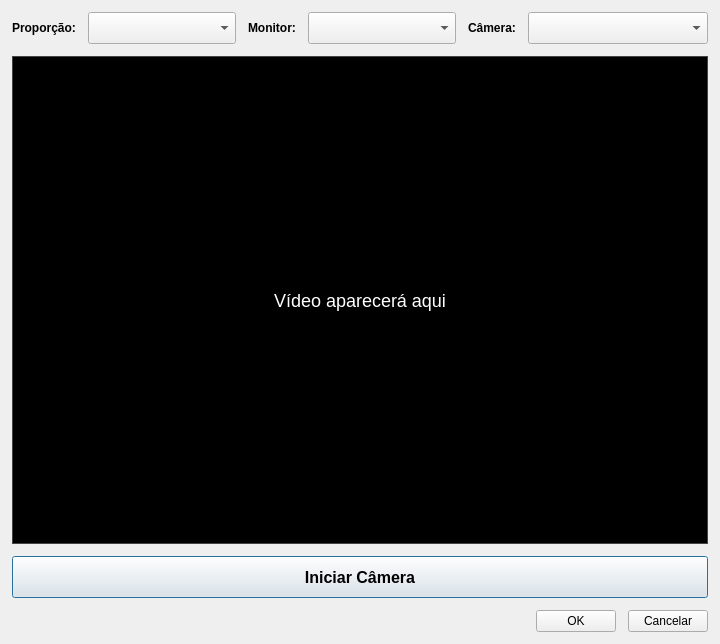
<?xml version="1.0" encoding="UTF-8"?>
<ui version="4.0">
 <class>CalibrationView</class>
 <widget class="QDialog" name="CalibrationView">
  <property name="geometry">
   <rect>
    <x>0</x>
    <y>0</y>
    <width>720</width>
    <height>644</height>
   </rect>
  </property>
  <property name="windowTitle">
   <string>Plataforma T-TEA - Calibração</string>
  </property>
  <property name="windowIcon">
   <iconset resource="../resources.qrc">
    <normaloff>:/icons/system/appicon</normaloff>:/icons/system/appicon</iconset>
  </property>
  <property name="modal">
   <bool>true</bool>
  </property>
  <layout class="QVBoxLayout" name="verticalLayout">
   <property name="spacing">
    <number>12</number>
   </property>
   <property name="leftMargin">
    <number>12</number>
   </property>
   <property name="topMargin">
    <number>12</number>
   </property>
   <property name="rightMargin">
    <number>12</number>
   </property>
   <property name="bottomMargin">
    <number>12</number>
   </property>
   <item>
    <layout class="QHBoxLayout" name="lay_combobox" stretch="0,1,0,1,0,1">
     <item>
      <widget class="QLabel" name="lbl_proportion">
       <property name="font">
        <font>
         <bold>true</bold>
        </font>
       </property>
       <property name="text">
        <string>Proporção:</string>
       </property>
      </widget>
     </item>
     <item>
      <widget class="QComboBox" name="cbx_proportion">
       <property name="minimumSize">
        <size>
         <width>140</width>
         <height>32</height>
        </size>
       </property>
      </widget>
     </item>
     <item>
      <widget class="QLabel" name="lbl_monitor">
       <property name="font">
        <font>
         <bold>true</bold>
        </font>
       </property>
       <property name="text">
        <string>Monitor:</string>
       </property>
      </widget>
     </item>
     <item>
      <widget class="QComboBox" name="cbx_monitor">
       <property name="minimumSize">
        <size>
         <width>140</width>
         <height>32</height>
        </size>
       </property>
      </widget>
     </item>
     <item>
      <widget class="QLabel" name="lbl_camera">
       <property name="font">
        <font>
         <bold>true</bold>
        </font>
       </property>
       <property name="text">
        <string>Câmera:</string>
       </property>
      </widget>
     </item>
     <item>
      <widget class="QComboBox" name="cbx_camera">
       <property name="minimumSize">
        <size>
         <width>180</width>
         <height>32</height>
        </size>
       </property>
      </widget>
     </item>
    </layout>
   </item>
   <item>
    <widget class="QLabel" name="lbl_video">
     <property name="sizePolicy">
      <sizepolicy hsizetype="Expanding" vsizetype="Expanding">
       <horstretch>0</horstretch>
       <verstretch>0</verstretch>
      </sizepolicy>
     </property>
     <property name="minimumSize">
      <size>
       <width>640</width>
       <height>480</height>
      </size>
     </property>
     <property name="styleSheet">
      <string notr="true">background-color: black; color: white; font-size: 18px; border: 1px solid #444;</string>
     </property>
     <property name="text">
      <string>Vídeo aparecerá aqui</string>
     </property>
     <property name="alignment">
      <set>Qt::AlignmentFlag::AlignCenter</set>
     </property>
    </widget>
   </item>
   <item>
    <widget class="QPushButton" name="pb_camera">
     <property name="minimumSize">
      <size>
       <width>0</width>
       <height>42</height>
      </size>
     </property>
     <property name="font">
      <font>
       <pointsize>12</pointsize>
       <bold>true</bold>
      </font>
     </property>
     <property name="text">
      <string>Iniciar Câmera</string>
     </property>
    </widget>
   </item>
   <item>
    <layout class="QHBoxLayout" name="lay_button" stretch="1,0,0">
     <item>
      <spacer name="hs_button">
       <property name="orientation">
        <enum>Qt::Orientation::Horizontal</enum>
       </property>
       <property name="sizeHint" stdset="0">
        <size>
         <width>40</width>
         <height>20</height>
        </size>
       </property>
      </spacer>
     </item>
     <item>
      <widget class="QPushButton" name="pb_ok">
       <property name="sizePolicy">
        <sizepolicy hsizetype="Fixed" vsizetype="Fixed">
         <horstretch>0</horstretch>
         <verstretch>0</verstretch>
        </sizepolicy>
       </property>
       <property name="toolTip">
        <string>Gravar operação corrente</string>
       </property>
       <property name="text">
        <string>OK</string>
       </property>
       <property name="icon">
        <iconset resource="../resources.qrc">
         <normaloff>:/icons/ui/buttons/okicon</normaloff>:/icons/ui/buttons/okicon</iconset>
       </property>
      </widget>
     </item>
     <item>
      <widget class="QPushButton" name="pb_cancel">
       <property name="sizePolicy">
        <sizepolicy hsizetype="Fixed" vsizetype="Fixed">
         <horstretch>0</horstretch>
         <verstretch>0</verstretch>
        </sizepolicy>
       </property>
       <property name="toolTip">
        <string>Cancelar operação corrente</string>
       </property>
       <property name="text">
        <string>Cancelar</string>
       </property>
       <property name="icon">
        <iconset resource="../resources.qrc">
         <normaloff>:/icons/ui/buttons/cancelicon</normaloff>:/icons/ui/buttons/cancelicon</iconset>
       </property>
      </widget>
     </item>
    </layout>
   </item>
  </layout>
 </widget>
 <resources>
  <include location="../resources.qrc"/>
 </resources>
 <connections/>
</ui>
